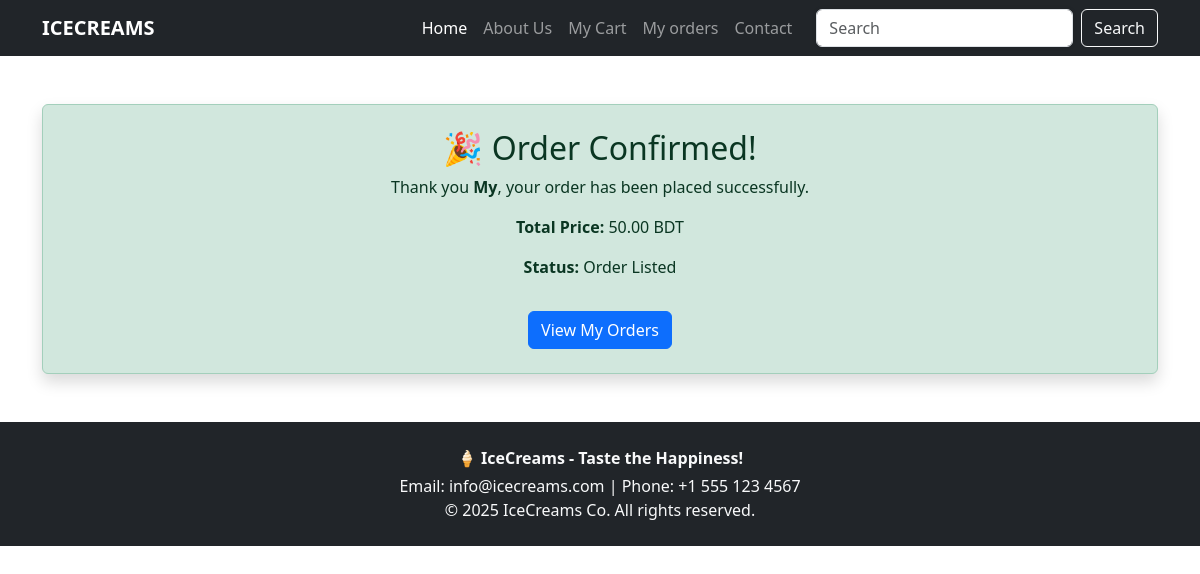
Screenshot of /order_confirmed/19/ with the database file from the repository.
### home/models.py (models this page shows, shortened)
class Order(models.Model):
    STATUS_CHOICES = [
        ("listed", "Order Listed"),
        ("on_the_way", "On the Way"),
        ("delivered", "Delivered"),
    ]
    customer_name = models.CharField(max_length=100)
    phone = models.CharField(max_length=20)
    address = models.TextField()
    total_price = models.DecimalField(max_digits=10, decimal_places=2, default=0)
    status = models.CharField(max_length=20, choices=STATUS_CHOICES, default="listed")
    created_at = models.DateTimeField(auto_now_add=True)

### home/views.py (the view)
def order_confirmed(request, order_id):
    order = Order.objects.filter(id=order_id).first()
    if not order:
        return render(
            request, "404.html", status=404
        )  # Assuming a 404 template exists, or handle differently
    return render(request, "order_confirmed.html", {"order": order})

### templates/order_confirmed.html (shortened to what this page needs)
{% extends 'base.html' %}
{% block body %}
    <div class="container text-center my-5">
        <div class="alert alert-success p-4 rounded shadow">
            <h2>🎉 Order Confirmed!</h2>
            <p>
                Thank you <b>{{ order.customer_name }}</b>, your order has been placed successfully.
            </p>
            <p>
                <strong>Total Price:</strong> {{ order.total_price }} BDT
            </p>
            <p>
                <strong>Status:</strong> {{ order.get_status_display }}
            </p>
            <a href="{% url 'my_orders' %}" class="btn btn-primary mt-3">View My Orders</a>
        </div>
    </div>
{% endblock %}

### rows the page displays
Order: customer_name "My", total_price "50.00", status "Order Listed"
